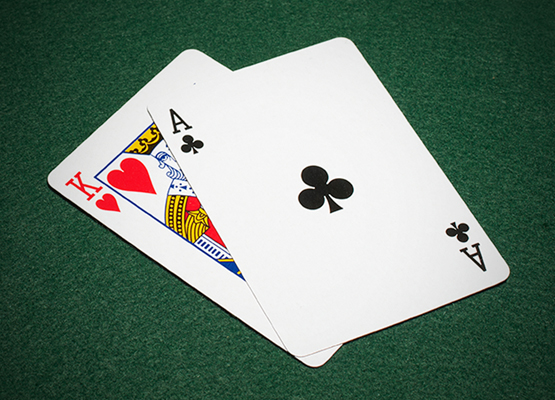
#> input picture resources/images/cards.jpeg, 555 x 400 px
$ python chapter_7_color_detection.py
#> lines starting #> are read from the running program, lines starting #| are printed output that depends on the picture; after the words box and inside, x2 and y2 are one past the last pixel; in counts of white or black regions, pixels touching at a corner belong together
import cv2 as cv
import numpy as np

from my_functions_open_cv.stacking import stackImages

# Create trackbars
def empty(a):
    pass

# 56,80,61,255,0,255
cv.namedWindow("TrackBars")
cv.resizeWindow("TrackBars",640,240)
cv.createTrackbar("Hue Min","TrackBars",56,179,empty)
cv.createTrackbar("Hue Max","TrackBars",80,179,empty)
cv.createTrackbar("Sat Min","TrackBars",61,255,empty)
cv.createTrackbar("Sat Max","TrackBars",255,255,empty)
cv.createTrackbar("Val Min","TrackBars",0,255,empty)
cv.createTrackbar("Val Max","TrackBars",255,255,empty)

# Run everything in a loop

while True:
# Read Image
    img = cv.imread("./resources/images/cards.jpeg")
#> img is the input picture: shape (400, 555, 3); mean B, G, R 115.4, 128.3, 108.2

# Task :  detect RED Color in the image

    # Step 1. Convert to HSV
    imgHSV = cv.cvtColor(img,cv.COLOR_BGR2HSV)
#> imgHSV: shape (400, 555, 3); mean H, S, V 52.6, 95.4, 131.3

    # Step 2. Define color values & ranges in which we want our color to be
    # 2.1 Adjust hue, saturation and value limits
    h_min = cv.getTrackbarPos("Hue Min","TrackBars")
    h_max = cv.getTrackbarPos("Hue Max", "TrackBars")
    s_min = cv.getTrackbarPos("Sat Min", "TrackBars")
    s_max = cv.getTrackbarPos("Sat Max", "TrackBars")
    v_min = cv.getTrackbarPos("Val Min", "TrackBars")
    v_max = cv.getTrackbarPos("Val Max", "TrackBars")
    print(h_min,h_max,s_min,s_max,v_min,v_max)

    # Creating Mask
    lower = np.array([h_min,s_min,v_min])
    upper = np.array([h_max,s_max,v_max])
    mask = cv.inRange(imgHSV,lower,upper)
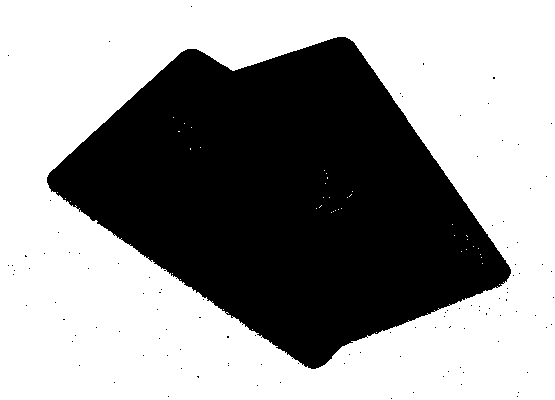
#> mask: shape (400, 555); 59.9% white; 109 black regions (108 under 20 px), largest, box (x1, y1, x2, y2) and area: (47, 37, 511, 369) 88999

    imgResult = cv.bitwise_and(img,img,mask = mask)
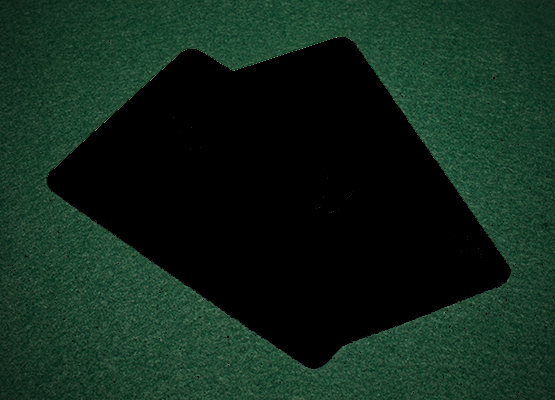
#> imgResult: shape (400, 555, 3); mean B, G, R 27.5, 39.7, 17.3

    # [6 lines of commented-out code are left out]

#> (the run stopped early here; a loop or call above may not have finished)
